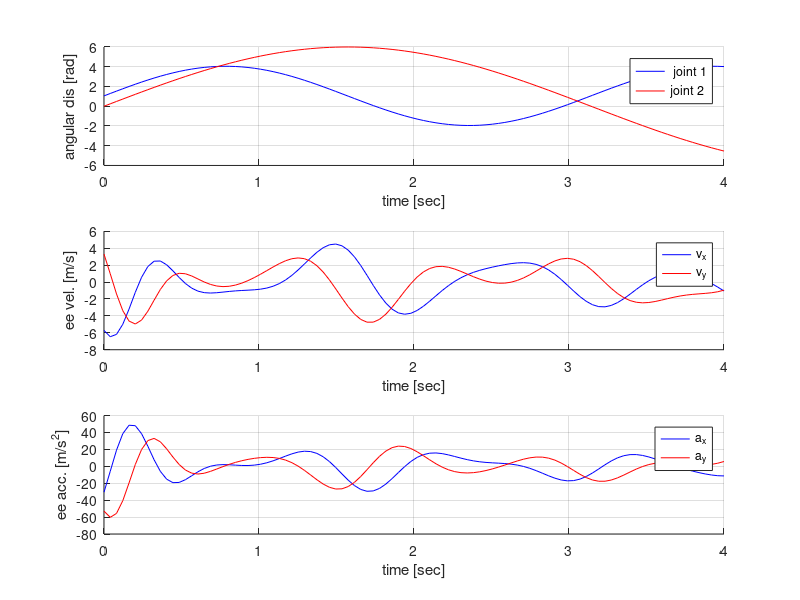
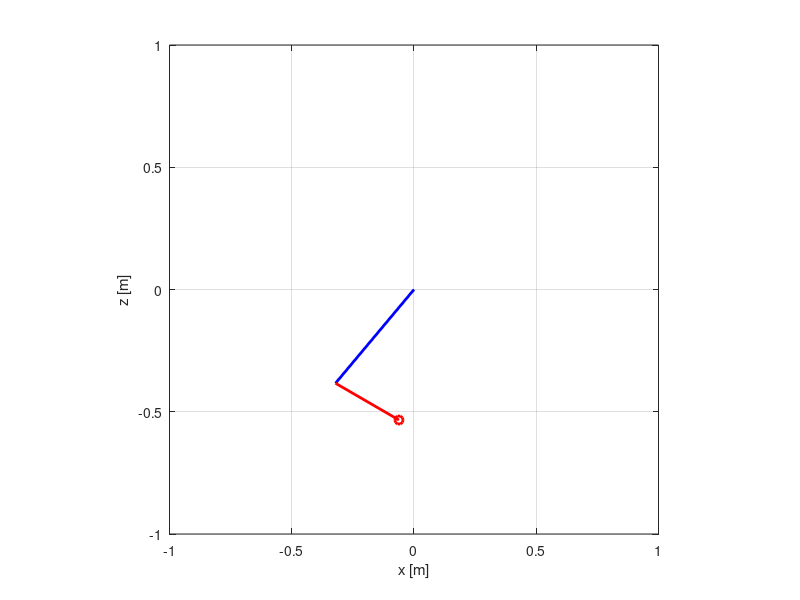

Write the MATLAB code that produced these figures, in order.
%%%%%%%%%%%%%%%%%%%%%%%%%%%%%%%%%%%%%%%%%%%%%%%%%%%%%%%%%%%%%%%%%%%%%%%%%%
%
%    The forward kinematics  of the 2-dof planar robotic arm
%  @AAU, Shaoping Bai 
%
% Two links are rotating with harmonic functions:
% theta_1 = theta_10+ A1*sin (f1*t);   theta_10 is the initial position
% theta_2 = theta_20+ A2*sin (f2*t);   theta_20 is the initial position 
%%%%%%%%%%%%%%%%%%%%%%%%%%%%%%%%%%%%%%%%%%%%%%%%%%%%%%%%%%%%%%%%%%%%%%%%%%

clear all; close all; clc

%%  %%%%%%%%%%%%%%%%%%%%%%%  motion profiles
%=======================  joint 1
A1 = 3; % magnitude
f1 = 2; % frequency

%=======================  joint 2
A2 = 6; % magnitude
f2 = 1; % frequency



%% %%%%%%%%%%%%%%%%%%%%%%%%%%%%  link properties
%======================================  link 1
L1 = 0.5; % length [m]



%======================================  link 2
L2 = 0.3; % length [m]


theta_10=pi/3;theta_20=0; % initial angles of two joints


%%%%%%%%%%%%%%%%%%% discrete time
T = 4; % second
N = 100; % resolution
i = 0; 
for t = linspace(0, T, N)
    %%%%%%%%%%%%%%%%%%%%%%%%%%%%%% instantaneous time
    i = i + 1; time(i) = t; 
    
    %%%%%%%%%%%%%%% Joint 1: angular displacement, velocity, acceleration
    theta_1(i) = theta_10+A1*sin(f1*t); dtheta_1(i) = A1*f1*cos(f1*t); 
    ddtheta_1(i) = -A1*f1^2*sin(f1*t); 
    
    %%%%%%%%%%%%%%% Joint 1: angular displacement, velocity, acceleration
    theta_2(i) = theta_20+A2*sin(f2*t); dtheta_2(i) = A2*f2*cos(f2*t);
    ddtheta_2(i) = -A2*f2^2*sin(f2*t); 
    Vtheta = [dtheta_1(i); dtheta_2(i)];
    Atheta = [ddtheta_1(i); ddtheta_2(i)];
    %%%%%%%%%%%%%%%%Jacobian
   J = [- L2*sin(theta_1(i) + theta_2(i)) - L1*sin(theta_1(i))  (-1)*L2*sin(theta_1(i) + theta_2(i)); 
            L2*cos(theta_1(i) + theta_2(i)) + L1*cos(theta_1(i))  L2*cos(theta_1(i) + theta_2(i))]; 
    %%%%%%%%%%%%%%%%%%% time derivative of Jacobian
        H = [ - L2*cos(theta_1(i) + theta_2(i))*sum(Vtheta) - L1*cos(theta_1(i))*Vtheta(1)  sum(Vtheta)*(-L2)*cos(theta_1(i) + theta_2(i)); 
        - L2*sin(theta_1(i) + theta_2(i))*sum(Vtheta) - L1*sin(theta_1(i))*Vtheta(1)  sum(Vtheta)*(-L2)*sin(theta_1(i) + theta_2(i))]; 
    
    
   %%%%%%%%%%%%%%%%%%%%%%%%%%%%%%%%%%%  link positions
    %%%%%%%%%%%%%%%%%% position of link 1 end
    X1(i) = L1*cos(theta_1(i)); Y1(i) = L1*sin(theta_1(i)); 
   
    %%%%%%%%%%%%%%%%%% position of link 2 end
    X2(i) = X1(i) + L2*cos(theta_1(i) + theta_2(i)); 
    Y2(i) = Y1(i) + L2*sin(theta_1(i) + theta_2(i)); 
 
    
    %%%%%%%%%%%%%%%%%%%%%%%%%%%% end-effector velocity
    
    Vee = J*Vtheta ; ve(:, i) = Vee;
    
    %%%%%%%%%%%%%%%%%%%%%%%%%%%%%%%%%% end-effector acceleration
    Aee = J*Atheta + H*Vtheta; ae(:, i) = Aee;
 
    
end

 

%% %%%%%%%%%%%%%%%%%%%%%%%%%%%%%%%%%% plot the motion profiles
figure(2)
clf
figure(2)
subplot(3, 1, 1)
hold on
plot(time, theta_1, 'b')
plot(time, theta_2, 'r')
hold off
legend(' joint 1', 'joint 2')
grid on; 
xlabel('time [sec]'); ylabel('angular dis [rad]'); 
subplot(3, 1, 2)
hold on
plot(time, ve(1, :), 'b')
plot(time, ve(2, :), 'r')
hold off
legend('v_x', 'v_y')
grid on; 
xlabel('time [sec]'); ylabel('ee vel. [m/s]'); 
subplot(3, 1, 3)
hold on
plot(time, ae(1, :), 'b')
plot(time, ae(2, :), 'r')
hold off
legend('a_x', 'a_y')
grid on; 
xlabel('time [sec]'); ylabel('ee acc. [m/s^2]'); 




%% %%%%%%%%%%%%%%%%%%%%%%%%%%%%%%%  plot the link
figure(3)
clf
figure(3)
hold on 
axis equal; grid on; axis([-1 1 -1 1]);
xlabel('x [m]'); ylabel('z [m]'); 
set(gca,'NextPlot','replaceChildren');
for j = 1 : N  
    plot(0, 0, 'ko', 'MarkerSize', 6, 'Linewidth', 2)  
    plot(X1(j), Y1(j), 'bo', 'MarkerSize', 6, 'Linewidth', 2)
    plot(X2(j), Y2(j), 'ro', 'MarkerSize', 6, 'Linewidth', 2)
    line([0 X1(j)], [0 Y1(j)], 'Color', 'b', 'Linewidth', 2); 
    line([X1(j) X2(j)], [Y1(j) Y2(j)], 'Color', 'r', 'Linewidth', 2);  
    F(j) = getframe; 
end
hold off
movie(F); 